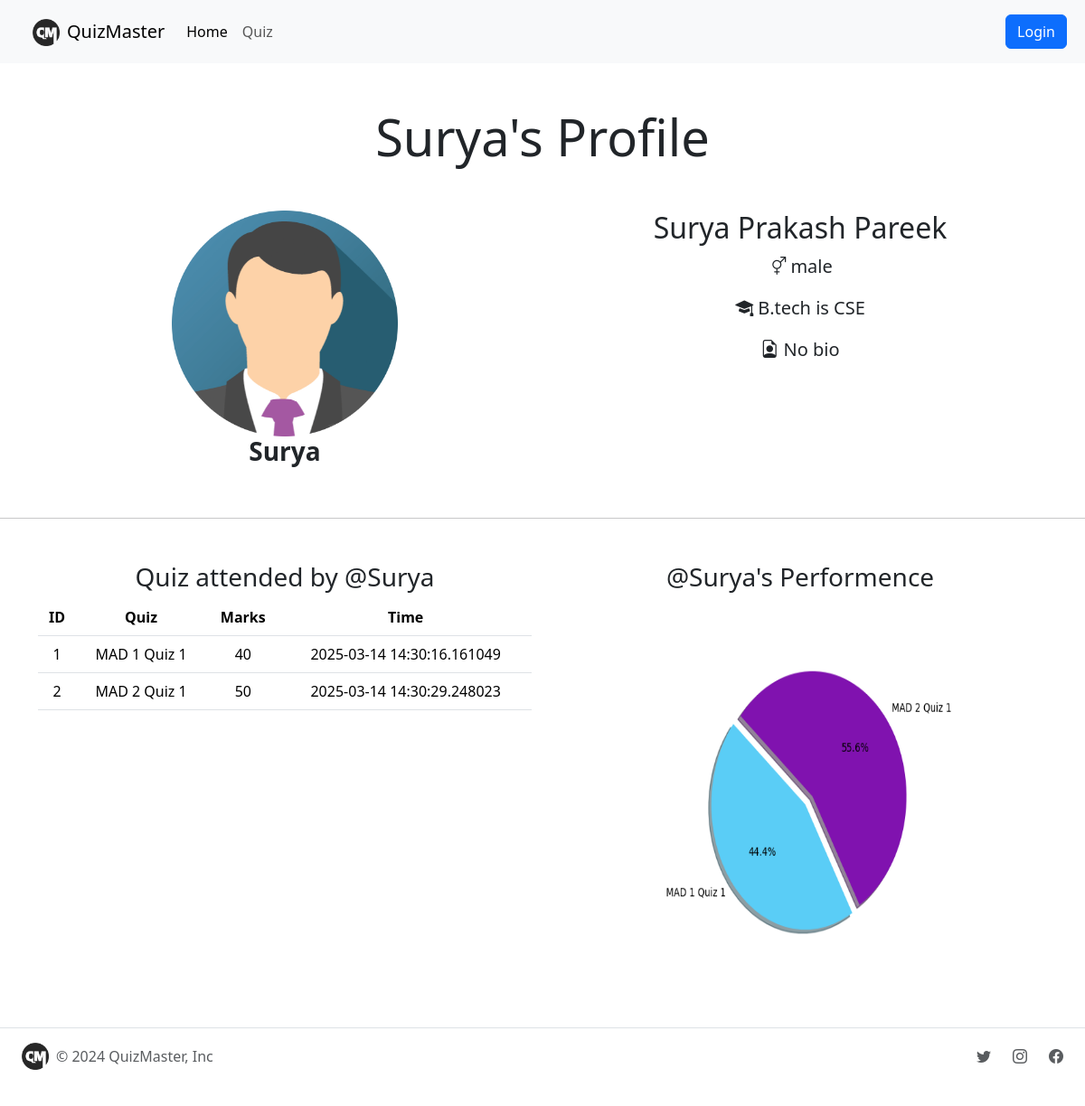
Page /profile/Surya Prakash Pareek on the committed database.
### app/models.py (models this page shows)
class User(db.Model, UserMixin):
    __tablename__ = 'user'
    id = db.Column(db.Integer, primary_key=True)
    username = db.Column(db.String(80), unique=True, nullable=False)
    full_name = db.Column(db.String(120), nullable=False)
    password = db.Column(db.String(120), nullable=False)
    gender = db.Column(db.String(50))
    qualification = db.Column(db.String(120))
    dob = db.Column(db.String(120))
    is_admin = db.Column(db.Boolean, default=False)
    bio = db.Column(db.String(100))
    scores = db.relationship('Scores', backref='user', cascade="all, delete-orphan")

class Quiz(db.Model):
    __tablename__ = 'quiz'
    id = db.Column(db.Integer, primary_key=True)
    quiz_title = db.Column(db.String(80), nullable=False)
    chapter_id = db.Column(db.Integer, db.ForeignKey('chapter.id', ondelete="CASCADE"), nullable=False)
    date_of_quiz = db.Column(db.Date, nullable=False)
    time_duration = db.Column(db.Integer, nullable=False)
    total_questions = db.Column(db.Integer, nullable=False)
    remarks = db.Column(db.String(120))
    scores = db.relationship('Scores', backref='quiz', cascade="all, delete-orphan")
    questions = db.relationship('Questions', backref='quiz', cascade="all, delete-orphan")

### app/routes.py (the view)
@main.route("/profile/<name>")
@main.route("/profile")
def profile(name=""):
    if session.get('logged_in') and name == "":
        user = User.query.filter_by(username=session.get('username')).first()
    elif name != "":
        user = User.query.filter_by(full_name=name).first()
    else:
        user = None
    if not user:
        return render_template("profile.html", logged_in=session.get('logged_in'), username=session.get('username'))
    quiz_dict = {q.id: q for q in Quiz.query.all()}  # Dictionary mapping quiz_id to Quiz object
    labels = []
    sizes = []
    scores = db.session.query(Scores.quiz_id, func.sum(Scores.total_score)).filter(Scores.user_id == user.id).group_by(Scores.quiz_id).all()
    scores_table = {'quiz_title': [], 'Marks': [], 'Time': []}
    if scores:
        for quiz_id, total_score in scores:
            if quiz_id in quiz_dict:  # Ensure quiz exists in dictionary
                labels.append(quiz_dict[quiz_id].quiz_title)
                sizes.append(total_score)
        if sizes:
            colors = [f'#{random.randint(0, 0xFFFFFF):06x}' for _ in sizes]
            explode = [0.1 if size == max(sizes) else 0 for size in sizes]
            plt.pie(sizes, labels=labels, colors=colors, autopct='%1.1f%%', explode=explode, shadow=True, startangle=140)
            pie_chart_path = "app/static/images/piechart.png"
            if os.path.exists(pie_chart_path):
                os.remove(pie_chart_path)
                plt.clf()
                plt.pie(sizes, labels=labels, colors=colors, autopct='%1.1f%%', explode=explode, shadow=True, startangle=140)
            plt.savefig(pie_chart_path)
        for score in user.scores:
            quiz_entry = quiz_dict.get(score.quiz_id)  # Fetch quiz object safely
            if quiz_entry:
                scores_table['quiz_title'].append(quiz_entry.quiz_title)
                scores_table['Marks'].append(str(score.total_score))
                scores_table['Time'].append(str(score.time_stamp_of_attempt))
    return render_template(
        "profile.html",
        logged_in=session.get('logged_in'),
        username=session.get('username'),
        leaderboard_user=user,
        user=user,
        name=name,
        quiz=list(quiz_dict.values()),
        scores_table=scores_table
    )

### app/templates/profile.html (shortened to what this page needs)
<!DOCTYPE html>
<html lang="en">
<head>
    <link href="https://cdn.jsdelivr.net/npm/bootstrap@5.3.3/dist/css/bootstrap.min.css" rel="stylesheet"
>
    <link href="https://cdn.jsdelivr.net/npm/bootstrap-icons/font/bootstrap-icons.css" rel="stylesheet">
</head>
<body>
    <nav class="navbar navbar-expand-lg bg-body-tertiary">
        <div class="container-fluid">
            <a class="navbar-brand ms-4" href="{{url_for('main.index')}}">
                <img src="{{ url_for('static', filename='images/logo-rmbg.png') }}" alt="Logo" width="30" height="30"
                    class="d-inline-block align-text-top me-2">QuizMaster</a>
            <div class="collapse navbar-collapse" id="navbarSupportedContent">
                <ul class="navbar-nav me-auto mb-2 mb-lg-0">
                    <li class="nav-item">
                        <a class="nav-link active" aria-current="page" href="{{url_for('main.index')}}">Home</a>
                    </li>
                    <li class="nav-item">
                        <a class="nav-link" href="{{url_for('main.quiz')}}">Quiz</a>
                    </li>
                </ul>
                {% if logged_in %}
                <a href="{{url_for('main.logout')}}" class="btn btn-danger m-2">logout</a>
                {% else %}
                <a href="{{url_for('main.login')}}" class="btn btn-primary m-2">Login</a>
                {% endif %}
            </div>
        </div>
    </nav>
    <div class="main-section">
        <h1 class="display-4 text-center my-5">{{ user.full_name.split(" ")[0] }}'s Profile</h1>
        <div class="user-info">
            <div class="container text-center">
                <div class="row">
                    <div class="col">
                        {% if user.gender == 'male' %}
                        <img src="{{ url_for('static', filename='images/img_avatar.png') }}" width="250" height="250"
                            alt="">
                        {% elif user.gender == 'female' %}
                        <img src="{{ url_for('static', filename='images/img_avatar2.png') }}" width="250" height="250"
                            alt="">
                        {% else %}
                        <img src="{{ url_for('static', filename='images/img_avatar.png') }}" width="250" height="250"
                            alt="">
                        {% endif %}
                        <h2 class="fs-3 fw-bold">{{ user.full_name.split(" ")[0] }}</h2>
                    </div>
                    <div class="col">
                        <h2> {{ user.full_name }}</h2>
                        <p class="fs-5"><i class="bi bi-gender-ambiguous"></i> {{ user.gender }}</p>
                        <p class="fs-5"><i class="bi bi-mortarboard-fill"></i> {{user.qualification}}</p>
                        <p class="fs-5"><i class="bi bi-file-earmark-person"></i>{% if user.bio != None %} {{user.bio}}
                            {% else %} No bio {% endif %}</p>
                    </div>
                </div>
            </div>
            <hr class="my-5">
            <div class="container text-center">
                <div class="row">
                    <div class="col">
                        <h3>Quiz attended by @{{ user.full_name.split(" ")[0] }}</h3>
                        <table class="table">
                            <thead>
                                <tr>
                                    <th scope="col">ID</th>
                                    <th scope="col">Quiz</th>
                                    <th scope="col">Marks</th>
                                    <th scope="col">Time</th>
                                </tr>
                            </thead>
                            <tbody>
                                {% for i in range(scores_table.quiz_title | length) %}
                                <tr>
                                    <td>{{loop.index}}</td>
                                    <td>{{ scores_table.quiz_title[i] }}</td>
                                    <td>{{ scores_table.Marks[i] }}</td>
                                    <td>{{ scores_table.Time[i] }}</td>
                                </tr>
                                {% endfor %}
                            </tbody>
                        </table>
                    </div>
                    <div class="col">
                        <h3>@{{ user.full_name.split(" ")[0] }}'s Performence</h3>
                        <img src="{{ url_for('static', filename='images/piechart.png') }}" width="450" height="450" alt="">
                    </div>
                </div>
            </div>
        </div>
    </div>
    <footer class="d-flex flex-wrap justify-content-between align-items-center py-3 my-4 border-top">
        <div class="col-md-4 d-flex align-items-center">
            <a href="/" class="mb-3 me-2 mb-md-0 text-body-secondary text-decoration-none lh-1">
                <img src="{{ url_for('static', filename='images/logo-rmbg.png') }}" class="image-fluid ms-4" width="30"
                    height="30" alt="">
            </a>
            <span class="mb-3 mb-md-0 text-body-secondary">© 2024 QuizMaster, Inc</span>
        </div>
        <ul class="nav col-md-4 justify-content-end list-unstyled d-flex">
            <li class="ms-3"><a class="text-body-secondary" href="#"><i class="bi bi-twitter me-2"></i></a></li>
            <li class="ms-3"><a class="text-body-secondary" href="#"><i class="bi bi-instagram me-2"></i></a></li>
            <li class="ms-3"><a class="text-body-secondary" href="#"><i class="bi bi-facebook me-4"></i></a></li>
        </ul>
    </footer>
</body>
</html>

### app/templates/profile.html (style rules this page uses)
body { animation: fadeIn 0.3s ease-in-out; }

### rows in the picture
User: full_name "Surya", full_name "Surya Prakash Pareek", gender "male", qualification "B.tech is CSE"
Quiz: quiz_title "MAD 1 Quiz 1"
Quiz: quiz_title "MAD 2 Quiz 1"

### other values in the picture
{{ scores_table.Marks[i] }} "40" "50"
{{ scores_table.Time[i] }} "2025-03-14 14:30:16.161049" "2025-03-14 14:30:29.248023"
